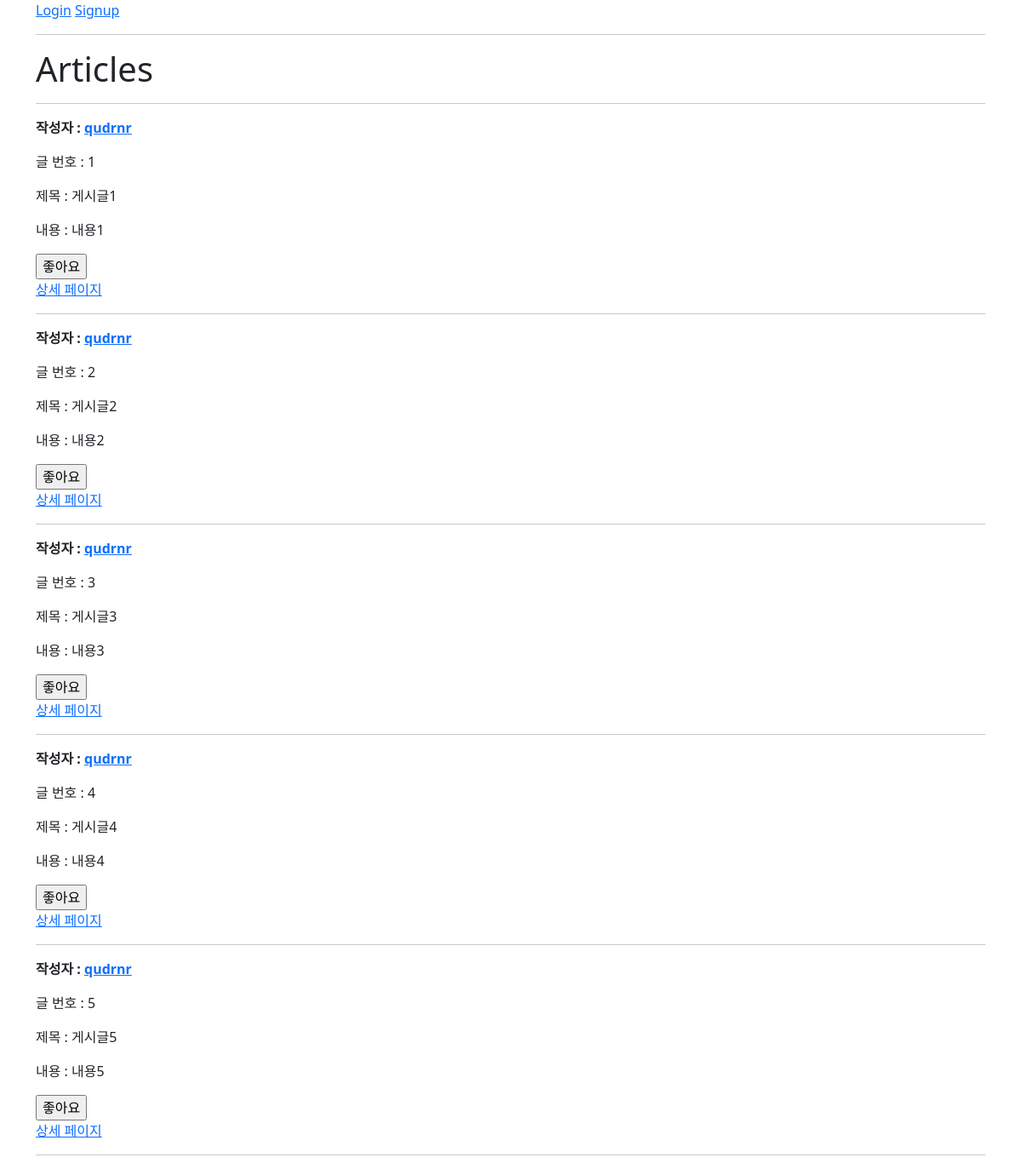
The app's page /articles/ with its own data.
### articles/models.py (models this page shows)
class Article(models.Model):
    user = models.ForeignKey(settings.AUTH_USER_MODEL, on_delete=models.CASCADE)
    like_users = models.ManyToManyField(settings.AUTH_USER_MODEL, related_name='like_articles')
    title = models.CharField(max_length=10)
    content = models.TextField()
    created_at = models.DateTimeField(auto_now_add=True)
    updated_at = models.DateTimeField(auto_now=True)

### accounts/models.py (models this page shows)
class User(AbstractUser):
    followings = models.ManyToManyField('self', symmetrical=False, related_name='followers')

### articles/views.py (the view)
# urls.py: path('', views.index, name='index'),
@require_safe
def index(request):
    articles = Article.objects.all()
    context = {
        'articles': articles,
    }
    return render(request, 'articles/index.html', context)

### articles/templates/articles/index.html (shortened to what this page needs)
{% extends 'base.html' %}
{% block content %}
  <h1>Articles</h1>
  <hr>
  {% for article in articles %}
    <p>
      <b>작성자 : <a href="{% url 'accounts:profile' article.user %}">{{ article.user }}</a></b>
    </p>
    <p>글 번호 : {{ article.pk }}</p>
    <p>제목 : {{ article.title }}</p>
    <p>내용 : {{ article.content }}</p>
    <div>
        {% if request.user in article.like_users.all %}
          <input type="submit" value="좋아요 취소" id="like-{{ article.pk }}">
        {% else %}
          <input type="submit" value="좋아요" id="like-{{ article.pk }}">
        {% endif %}
    </div>
    <a href="{% url 'articles:detail' article.pk %}">상세 페이지</a>
    <hr>
  {% endfor %}
{% endblock content %}

### templates/base.html (shortened to what this page needs)
<!DOCTYPE html>
<html lang="en">
<head>
  <link href="https://cdn.jsdelivr.net/npm/bootstrap@5.2.0/dist/css/bootstrap.min.css" rel="stylesheet">  <title>Document</title>
</head>
<body>
  <div class="container">
    {% if request.user.is_authenticated %}
      <h3>{{ user }}</h3>
      <a href="{% url 'accounts:profile' user.username %}">내 프로필</a>
      <form action="{% url 'accounts:logout' %}" method="POST">
        {% csrf_token %}
        <input type="submit" value="Logout">
      </form>
      <form action="{% url 'accounts:delete' %}" method="POST">
        {% csrf_token %}
        <input type="submit" value="회원탈퇴">
      </form>
      <a href="{% url 'accounts:update' %}">회원정보수정</a>
    {% else %}
      <a href="{% url 'accounts:login' %}">Login</a>
      <a href="{% url 'accounts:signup' %}">Signup</a>
    {% endif %}
    <hr>
    {% block content %}
    {% endblock content %}
  </div>
</body>
</html>

### records on screen
Article: user "qudrnr", pk "1", title "게시글1", content "내용1"
Article: user "qudrnr", pk "2", title "게시글2", content "내용2"
Article: user "qudrnr", pk "3", title "게시글3", content "내용3"
Article: user "qudrnr", pk "4", title "게시글4", content "내용4"
Article: user "qudrnr", pk "5", title "게시글5", content "내용5"
